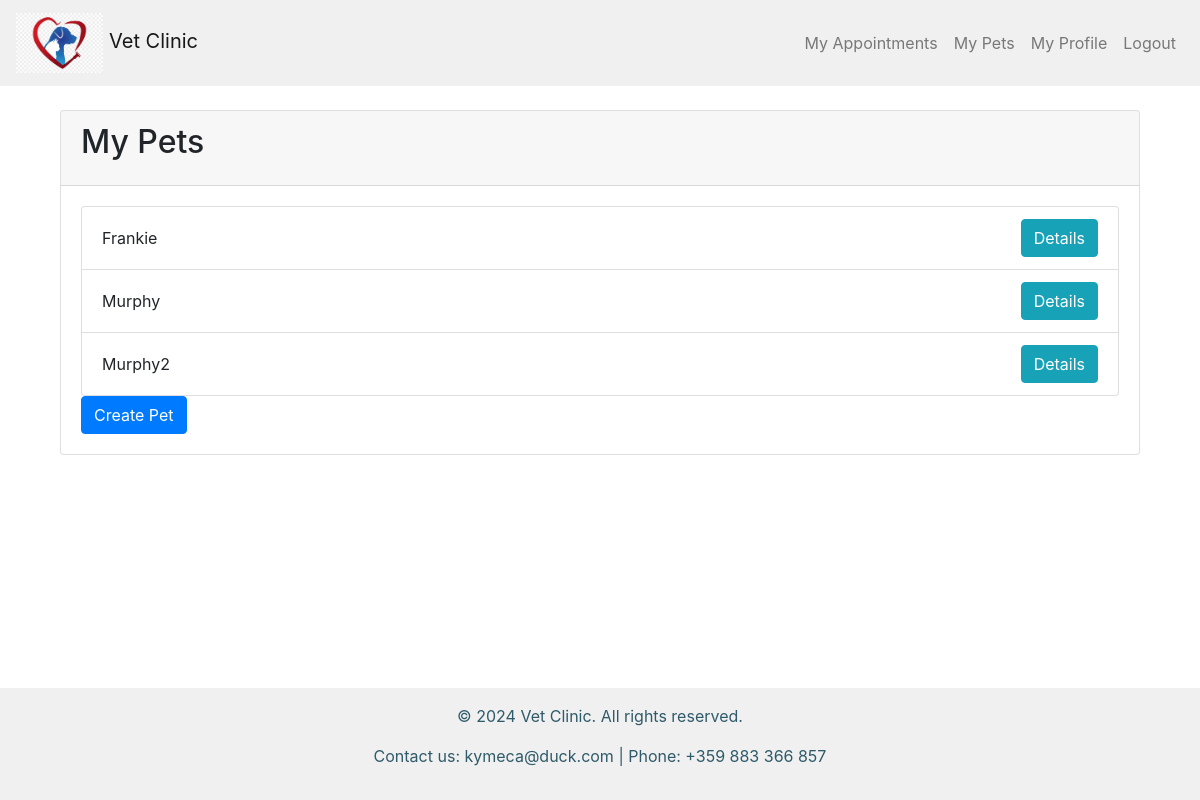
Screenshot of /7/my_pets/ (signed in) with the database file from the repository.
### vet_clinic/pet_patients/models.py (models this page shows, shortened)
class PetPatient(models.Model):
    MAX_LENGTH_PATIENT_NAME = 50
    MAX_LENGTH_SPECIES_NAME = 25
    MAX_LENGTH_BREED_NAME = 100
    DOG = 'Dog'
    CAT = 'Cat'
    BIRD = 'Bird'
    RABBIT = 'Rabbit'
    HAMSTER = 'Hamster'
    FISH = 'Fish'
    TURTLE = 'Turtle'
    GUINEA_PIG = 'Guinea Pig'
    SNAKE = 'Snake'
    HORSE = 'Horse'
    OTHER = 'Other'
    SPECIES_CHOICES = [
        (DOG, 'Dog'),
        (CAT, 'Cat'),
        (BIRD, 'Bird'),
        (RABBIT, 'Rabbit'),
        (HAMSTER, 'Hamster'),
        (FISH, 'Fish'),
        (TURTLE, 'Turtle'),
        (GUINEA_PIG, 'Guinea Pig'),
        (SNAKE, 'Snake'),
        (HORSE, 'Horse'),
        (OTHER, 'Other'),
    ]
    name = models.CharField(
        max_length=MAX_LENGTH_PATIENT_NAME,
    )
    species = models.CharField(
        max_length=MAX_LENGTH_SPECIES_NAME,
        choices=SPECIES_CHOICES,
    )
    breed = models.CharField(
        max_length=MAX_LENGTH_BREED_NAME,
        null=True,
        blank=True,
    )
    date_of_birth = models.DateField()
    weight = models.FloatField(
        validators=[validate_positive_weight],
    )
    gender = models.CharField(
        max_length=1,
        choices=[
            ('M', 'Male'),
            ('F', 'Female'),
        ],
    )
    color = models.CharField(
        max_length=50,
        null=True,
        blank=True,
    )
    notes = models.TextField(
        blank=True,
    )
    is_active = models.BooleanField(
        default=True,
    )
    user = models.ForeignKey(
        UserModel,
        on_delete=models.CASCADE,
        related_name='pets',
    )
    doctor = models.ForeignKey(
        UserModel,
        on_delete=models.SET_NULL,
        null=True,
        blank=True,
    )

### vet_clinic/web/views.py (the view)
# urls.py: path('<int:pk>/my_pets/', MyPetsView.as_view(), name='my_pets'),
class MyPetsView(views.ListView):
    template_name = 'web/my_pets.html'
    context_object_name = 'pets'
    def get_queryset(self):
        return PetPatient.objects.filter(user=self.request.user)

### templates/web/my_pets.html
{% extends 'base.html' %}
{% block main_content %}
<div class="container mt-4">
    <div class="card">
        <div class="card-header">
            <h2 class="card-title">My Pets</h2>
        </div>
        <div class="card-body">
            {% if pets %}
            <ul class="list-group">
                {% for pet in pets %}
                <li class="list-group-item">
                    <div class="d-flex justify-content-between align-items-center">
                        <span>{{ pet.name }}</span>
                        <div class="btn-group" role="group" aria-label="Pet Actions">
                            <a href="{% url 'detail_pet_patient' pk=pet.pk %}" class="btn btn-info">Details</a>
                        </div>
                    </div>
                </li>
                {% endfor %}
            </ul>
            {% else %}
            <p>You don't have any pets yet.</p>
            {% endif %}
            <a href="{% url 'create_pet_patient' %}" class="btn btn-primary">Create Pet</a>
        </div>
    </div>
</div>
{% endblock %}

### rows the page displays
PetPatient: name "Frankie"
PetPatient: name "Murphy"
PetPatient: name "Murphy2"
